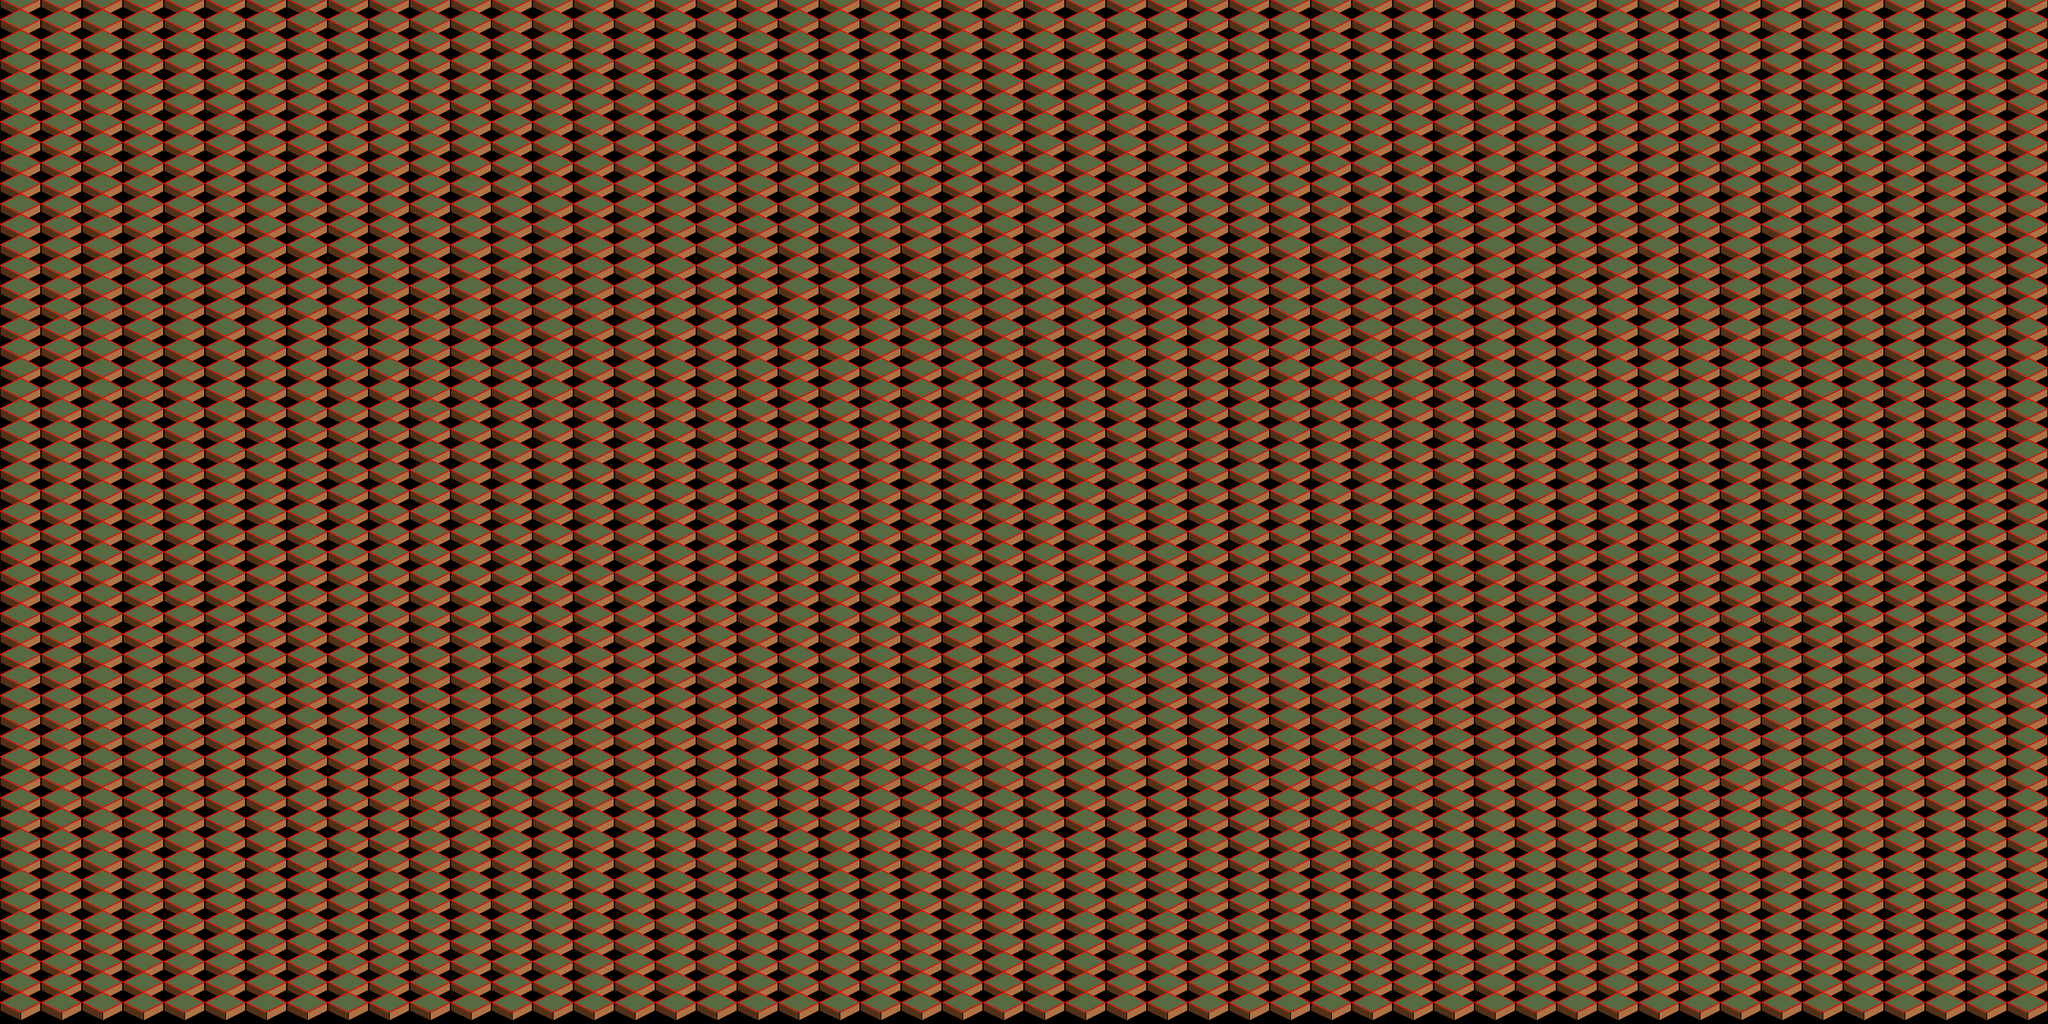

The image is a tile-based game level rendered from a .tmx file. Its description and source (layers, tilesets, objects; grid data summarised) follow:
An orthogonal 50x50 tile map with 64x32 px tiles, 1 tile layer (Calque de Tile 1).

<map version="1.0" orientation="orthogonal" width="50" height="50" tilewidth="64" tileheight="32">
 <tileset firstgid="1" name="iso_ortho_tile" tilewidth="64" tileheight="64">
  <image source="iso_ortho_tile.png" width="64" height="64" />
 </tileset>
 <layer name="Calque de Tile 1" width="50" height="50">
  <data>[2500 cells, 2500 non-empty, 1 distinct tile ids]</data>
 </layer>
</map>